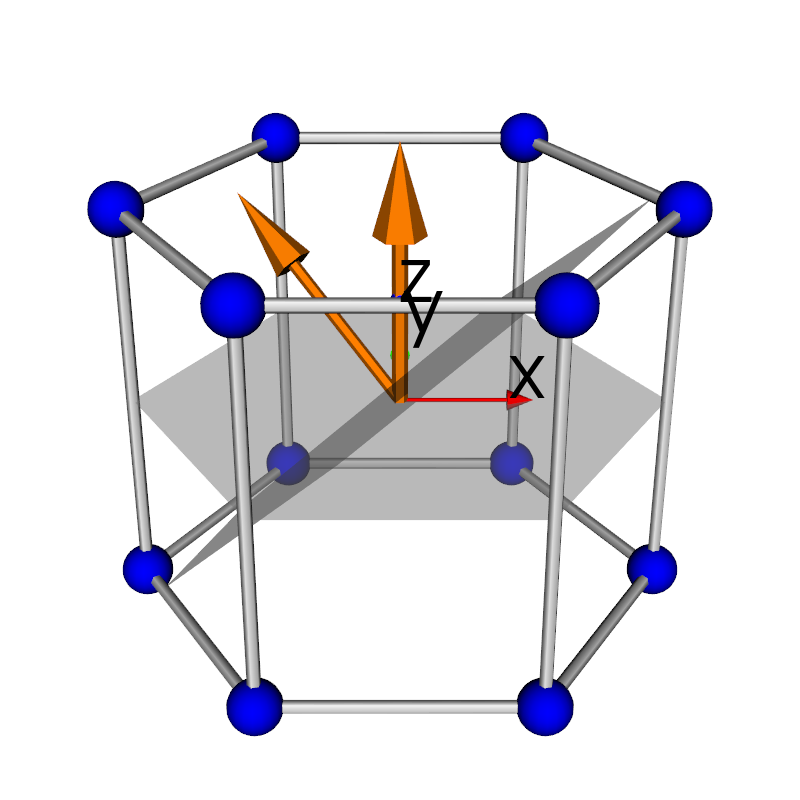

Python code for this plot:
from pymicro.view.vtk_utils import *
from pymicro.crystal.lattice import HklPlane
from pymicro.crystal.microstructure import Orientation
from math import sqrt
import numpy as np

if __name__ == '__main__':
  '''
  Create a 3d scene with a hexagonal crystal lattice.
  Hkl planes are added to the lattice and displayed.
  '''
  # Create the Renderer and RenderWindow
  ren = vtk.vtkRenderer()
  ren.SetBackground(white)

  # crystal orientation
  o = Orientation.from_euler((15.0, -45.0, 0.0))
  o = None

  # hexagonal lattice
  a = 1.0 #0.321 # nm
  c = 1.5 #0.521 # nm
  l = Lattice.hexagonal(a, c)
  grid = hexagonal_lattice_grid(l)
  print np.array(HklPlane.four_to_three_index(1,0,-1,0))/0.6 # prismatic 1
  print np.array(HklPlane.four_to_three_index(0,1,-1,0))/0.6 # prismatic 2
  print np.array(HklPlane.four_to_three_index(0,1,-1,1))/0.6*3 # pyramidal 1
  print np.array(HklPlane.four_to_three_index(1,1,-2,2))/0.6*3 # pyramidal 2
  print np.array(HklPlane.four_to_three_index(0,0,0,1)) # basal
  p1 = HklPlane(2., 1, 0, lattice=l) # attach the plane to the hexagonal lattice
  p2 = HklPlane(-1, 2, 0, lattice=l)
  p3 = HklPlane(-3., 6., 5., lattice=l)
  p4 = HklPlane(3, 9, 10, lattice=l)
  p5 = HklPlane(0, 0, 1, lattice=l)
  hklplanes = [p3,p5]
  hexagon = vtk.vtkAssembly()
  Edges, Vertices = lattice_3d(grid, tubeRadius=0.025*a, sphereRadius=0.1*a)
  hexagon.AddPart(Edges)
  hexagon.AddPart(Vertices)
  hexagon.SetOrigin(a/2, -a*sqrt(3)/2., c/2)
  hexagon.AddPosition(-a/2, a*sqrt(3)/2., -c/2)

  # display all the hkl planes (with normal)
  for hklplane in hklplanes:
    origin = (a/2, -a*sqrt(3)/2., c/2)
    plane = vtk.vtkPlane()
    plane.SetOrigin(origin)
    plane.SetNormal(hklplane.normal())
    print 'normal is', plane.GetNormal()
    hklplaneActor = add_plane_to_grid(plane, grid, origin, opacity=0.5)
    hexagon.AddPart(hklplaneActor)
    # add an arrow to display the normal to the plane
    arrowActor = unit_arrow_3d(origin, a*np.array(plane.GetNormal()), make_unit=False)
    hexagon.AddPart(arrowActor)

  if o != None:
    apply_orientation_to_actor(hexagon, o)
  ren.AddActor(hexagon)

  # add axes actor
  axes = axes_actor(0.5)
  ren.AddViewProp(axes)

  # set up camera and render
  cam = setup_camera(size=(1, 1, 1))
  cam.SetFocalPoint(0, 0, 0)
  cam.SetPosition(0., -2, 1.0) # change the position to something better
  cam.Dolly(0.4)
  ren.SetActiveCamera(cam)
  image_name = os.path.splitext(__file__)[0] + '.png'
  print 'writting %s' % image_name
  render(ren, save=True, display=False, ren_size=(800,800), name=image_name)
  print 'done'
